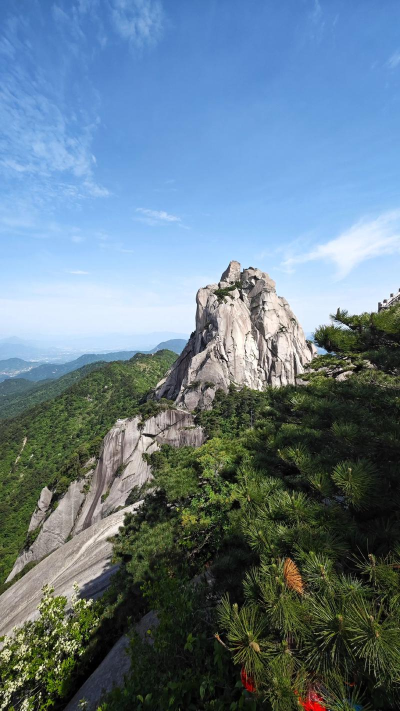
#> input picture assets/images/attractions/anhui_attr_6dsu.jpg, 800 x 1422 px (shown at 1/2 size)
$ python -i render_attraction_gallery_batch.py   (imports and definitions only)
#> lines starting #> are read from the running program, lines starting #| are printed output that depends on the picture
#> further down, picture is the input picture: PIL image 800x1422 RGB; mean R, G, B 100.5, 123, 137.9
import argparse
import json
import math
import random
from gallery_checkpoint_io import replace_checkpoint
from pathlib import Path

import cv2
import numpy as np
from PIL import Image, ImageDraw, ImageFont, ImageStat

ROOT = Path(__file__).resolve().parent.parent
RUNTIME = ROOT / '.runtime' / 'attraction-gallery-batch'
STATE = RUNTIME / 'state.json'
OUTPUT = RUNTIME / 'contact-sheets'
DENYLIST = ROOT / 'content' / 'attraction-gallery-image-denylist.json'
POLICY = ROOT / 'content' / 'attraction-gallery-policy.json'


# [5 lines left out: function font, not called in this run]


def crop(image, width=210, height=126):
#> called with width = 210, height = 126
    image = image.convert('RGB')
    scale = max(width / image.width, height / image.height)
#> scale = 0.263
    image = image.resize((round(image.width * scale), round(image.height * scale)))
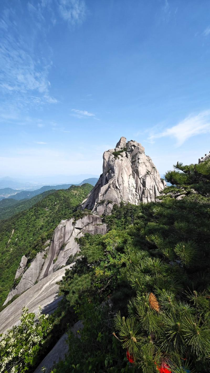
#> image: PIL image 210x373 RGB; mean R, G, B 100.5, 123, 137.9
    left = max(0, (image.width - width) // 2)
#> left = 0
    top = max(0, (image.height - height) // 2)
#> top = 123
    return image.crop((left, top, left + width, top + height))
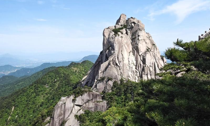
#> returned value: PIL image 210x126 RGB; mean R, G, B 130.5, 144.6, 147.2


# [123 lines left out: functions dhash, phash, visual_ok, arguments, main, not called in this run]


# [2 lines not run here, left out]

>>> from PIL import Image
>>> picture = Image.open('../assets/images/attractions/anhui_attr_6dsu.jpg')
>>> result = crop(picture)

$ run again, on assets/images/attractions/chongqing_cfeae3e2_verified.jpg
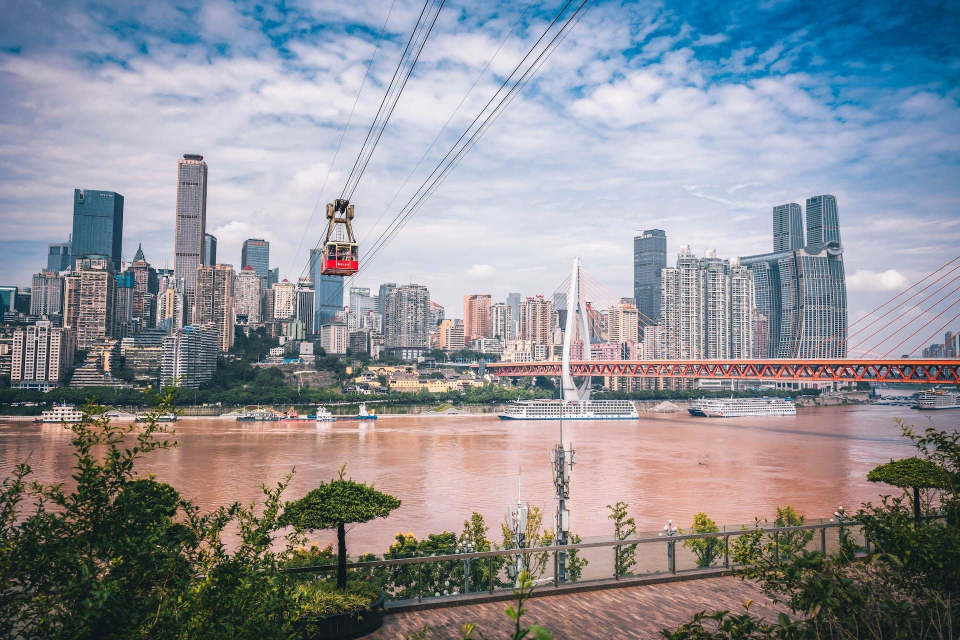
#> input picture assets/images/attractions/chongqing_cfeae3e2_verified.jpg, 1920 x 1280 px (shown at 1/2 size)
#> picture is the input picture: PIL image 1920x1280 RGB; mean R, G, B 142.3, 143.9, 150.6
#> in crop, `image = image.resize((round(image.width * scale), round(image.height *..`:
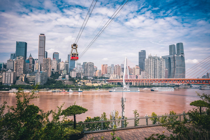
#> image: PIL image 210x140 RGB; mean R, G, B 142.3, 143.9, 150.6
#> in crop, `return image.crop((left, top, left + width, top + height))`:
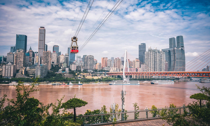
#> returned value: PIL image 210x126 RGB; mean R, G, B 150.2, 149, 154.6

$ run again, on assets/images/attractions/fujian_attr_bxwn.jpg
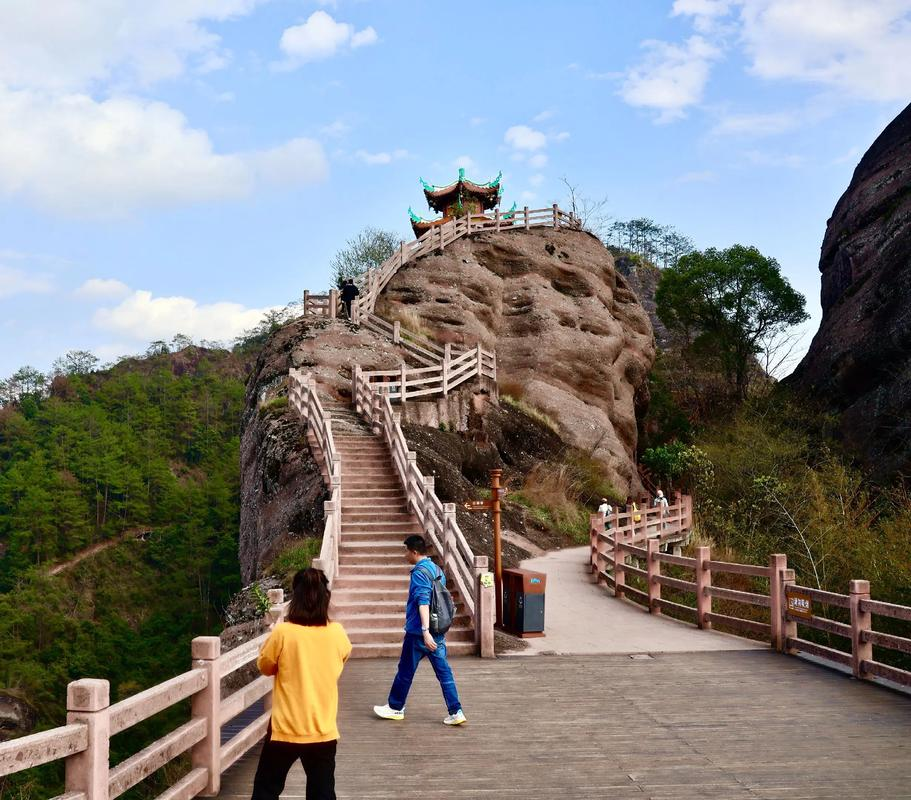
#> input picture assets/images/attractions/fujian_attr_bxwn.jpg, 911 x 800 px
#> picture is the input picture: PIL image 911x800 RGB; mean R, G, B 130.8, 130.5, 130.4
#> in crop, `image = image.resize((round(image.width * scale), round(image.height *..`:
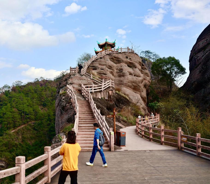
#> image: PIL image 210x184 RGB; mean R, G, B 130.8, 130.5, 130.4
#> in crop, `return image.crop((left, top, left + width, top + height))`:
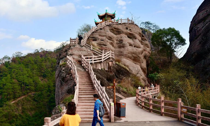
#> returned value: PIL image 210x126 RGB; mean R, G, B 116.7, 114.1, 108.9
